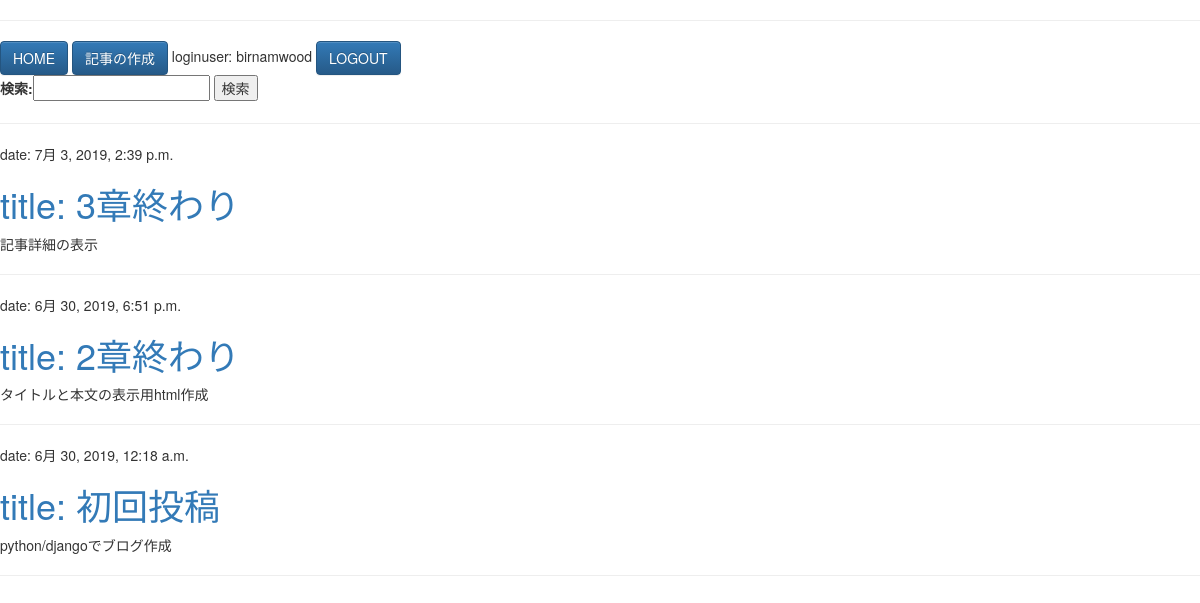
The app's page / (signed in) with its own data.
### blog/models.py (models this page shows, shortened)
class Post(models.Model):
  author = models.ForeignKey('auth.User', on_delete=models.CASCADE)
  title = models.CharField(max_length=200)
  text = models.TextField()
  created_date = models.DateTimeField(default=timezone.now)
  published_date = models.DateTimeField(blank=True, null=True)
  live = models.BooleanField(default=False)
  class Meta:  #メタクラス。順番をcreated_dateの降順にしている
      ordering = ['-created_date']

### blog/views.py (the view)
# urls.py: path('', views.post_list, name='post_list'),
def post_list(request):
    posts = Post.objects.all()
    form = forms.SearchForm()
    print(request.GET)
    if request.GET.get('q'):
      posts = posts.filter(title__contains = request.GET.get('q'))
    return render(request, 'blog/post_list.html', {
      'posts' : posts,
      'form' : form
      })

### blog/forms.py
class SearchForm(forms.Form):
  q = forms.CharField(label="検索")

### blog/templates/blog/post_list.html (shortened to what this page needs)
<!DOCTYPE html>
<html>
  <head>
    <link rel="stylesheet" href="//maxcdn.bootstrapcdn.com/bootstrap/3.2.0/css/bootstrap.min.css">
    <link rel="stylesheet" href="//maxcdn.bootstrapcdn.com/bootstrap/3.2.0/css/bootstrap-theme.min.css">
  </head>
  <body>
    <hr>
    <a href="{% url 'blog:post_list' %}" class="btn btn-primary">HOME</a>
    <a href="{% url 'blog:create_article' %}" class="btn btn-primary">記事の作成</a>
    loginuser: {{ user.username }}
    {% if request.user.is_authenticated %}
      <a href="{% url 'account:logoutview' %}" class="btn btn-primary">LOGOUT</a>
    {% else %}
      <a href="{% url 'account:loginview' %}" class="btn btn-primary">LOGIN</a>
    {% endif %}
    <br>
    <form method="get" action="">
      {{form}}
      <input type="submit" value="検索">
    </form>
    <hr>
    {% for post in posts %}
    <div>
      <p>date: {{ post.created_date }}</p>
      <h1><a href="{% url 'blog:article' post.id %}">title: {{ post.title }}</a></h1>
      <p>{{ post.text|linebreaksbr }}</p>
      <hr>
    </div>
    {% endfor %}
  </body>
</html>

### records on screen
Post: created_date "7月 3, 2019, 2:39 p.m.", title "3章終わり", text "記事詳細の表示"
Post: created_date "6月 30, 2019, 6:51 p.m.", title "2章終わり", text "タイトルと本文の表示用html作成"
Post: created_date "6月 30, 2019, 12:18 a.m.", title "初回投稿", text "python/djangoでブログ作成"

### other values on screen
{{ user.username }} "birnamwood"
